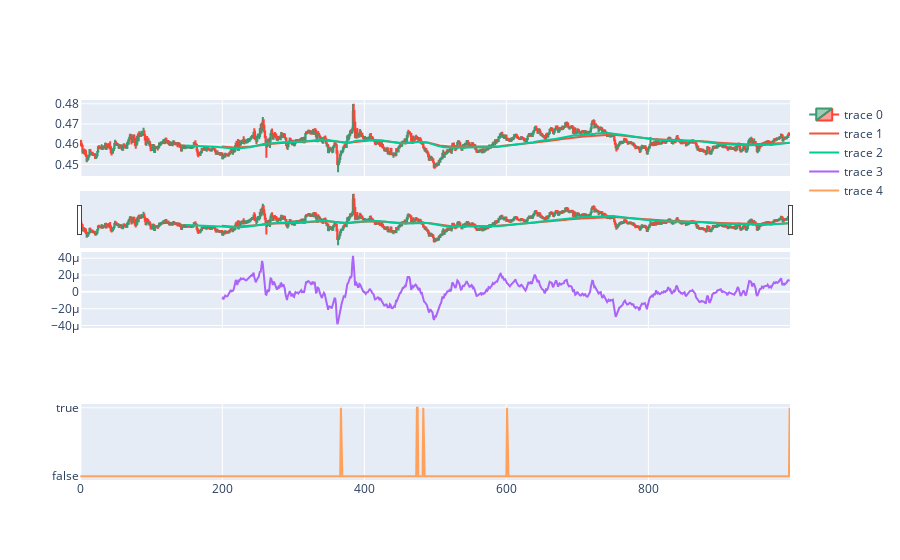

The code cell stored with this chart in its notebook:
### Code cell
from talib.abstract import EMA


# In[2]:

API_KEY="6QGFYmbqhmDi6LFAPUSEujNivoIAU9liHR04XmogNV1sr8QEnWvbWNdb2HQ4haMq"
API_SECRET="cXe3IMhQ6xkZhSdnbsyoIkOFTdpii7I3KjVLMsBTGSdVmFQ2jOfgcYI2jUrW5ZCm"

from binance.client import Client
client = Client(API_KEY, API_SECRET)



# In[10]:


candles = client.get_klines(symbol='BATUSDT', interval=Client.KLINE_INTERVAL_5MINUTE, limit=1000)


# In[11]:


klines_btcusdt = list(map(lambda x : [float(x[1]), float(x[2]), float(x[3]), float(x[4])], candles))


# In[12]:


import numpy as np


# In[13]:


klines_btcusdt = np.array(klines_btcusdt)


# In[33]:


import plotly.graph_objects as go
from plotly.subplots import make_subplots

ema200 = EMA(klines_btcusdt[:, 3], 200)
ema150 = EMA(klines_btcusdt[:, 3], 150)

is_close_ema = np.isclose(ema150, ema200)
ema_gradient = np.gradient(ema150-ema200)

fig = make_subplots(rows=3, cols=1, shared_xaxes=True, vertical_spacing=0.2)

fig.add_trace(
    go.Candlestick(
        open=klines_btcusdt[:, 0],
        high=klines_btcusdt[:, 1],
        low=klines_btcusdt[:, 2],
        close=klines_btcusdt[:, 3]
    ),
    row=1, col=1
)

fig.add_trace(go.Line(y = ema200), row=1, col=1)
fig.add_trace(go.Line(y = ema150), row=1, col=1)
fig.add_trace(go.Line(y = ema_gradient), row=2, col=1)
fig.add_trace(go.Line(y = is_close_ema), row=3, col=1)


fig.show()

### Figure 1 — Plotly figure (JSON) as saved in the notebook; plotly's stock layout.template omitted (floating-point values rounded to 4 significant figures; data arrays with more than 128 entries replaced by an {"elided": "..."} marker saying what was removed)
{"data": [{"close": {"elided": "1000 float values"}, "high": {"elided": "1000 float values"}, "low": {"elided": "1000 float values"}, "open": {"elided": "1000 float values"}, "type": "candlestick", "xaxis": "x", "yaxis": "y"}, {"type": "scatter", "xaxis": "x", "y": {"elided": "1000 float values"}, "yaxis": "y"}, {"type": "scatter", "xaxis": "x", "y": {"elided": "1000 float values"}, "yaxis": "y"}, {"type": "scatter", "xaxis": "x2", "y": {"elided": "1000 float values"}, "yaxis": "y2"}, {"type": "scatter", "xaxis": "x3", "y": {"elided": "1000 bool values"}, "yaxis": "y3"}], "layout": {"xaxis": {"anchor": "y", "domain": [0, 1], "matches": "x3", "showticklabels": false}, "xaxis2": {"anchor": "y2", "domain": [0, 1], "matches": "x3", "showticklabels": false}, "xaxis3": {"anchor": "y3", "domain": [0, 1]}, "yaxis": {"anchor": "x", "domain": [0.8, 1]}, "yaxis2": {"anchor": "x2", "domain": [0.4, 0.6]}, "yaxis3": {"anchor": "x3", "domain": [0, 0.2]}}}
